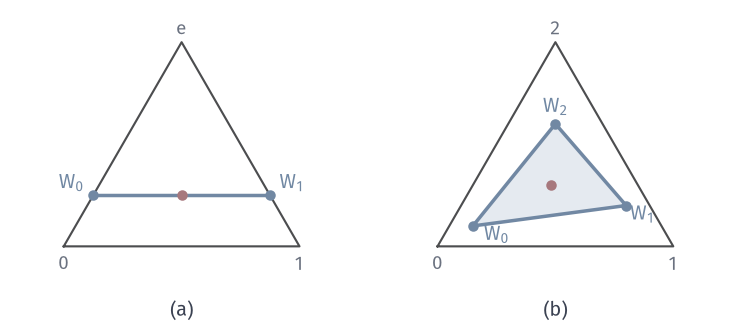

Write the Python code that produced this figure.
from pathlib import Path
import sys
HERE = Path(__file__).resolve().parent
sys.path.insert(0, str(HERE.parent/"dcc-common"))
from dcc_fig import *
# Output distributions reachable by choosing the input law: p_Y = q W is a convex combination of the rows of W.
# (a) BEC with eps = 0.25 drawn in the output simplex over {0, 1, e}: rows W_0, W_1 and the segment between them;
#     red dot = output law of the uniform input.
# (b) a three-input, three-output channel W3 (rows below): the reachable set is the triangle spanned by the rows;
#     red dot = output law of the uniform input.
W3 = np.array([[.8, .1, .1], [.1, .7, .2], [.2, .2, .6]])
V = np.array([[0, 0], [1, 0], [.5, np.sqrt(3)/2]])        # vertices: point masses on the three outputs
def bary(p): return np.asarray(p) @ V
fig, axs = figure(width_mm=104, height_mm=46, ncols=2)
panel(fig, left=.02, right=.98, top=.95, bottom=.14, wspace=.12)
for ax in axs:
    ax.set_aspect('equal'); ax.axis('off')
    tri = np.vstack([V, V[:1]]); ax.plot(tri[:, 0], tri[:, 1], color=STROKE, lw=.85)
    ax.set_xlim(-.12, 1.12); ax.set_ylim(-.14, .98)
Wb = bec(BEC_E)[:, [0, 2, 1]]                              # columns (0, 1, e): erasure at the top vertex
a, b = bary(Wb[0]), bary(Wb[1])
ax = axs[0]
ax.plot([a[0], b[0]], [a[1], b[1]], color=BLUE, lw=1.4)
for P, s, ha in ((a, r'$W_0$', 'right'), (b, r'$W_1$', 'left')):
    dot(ax, *P, color=BLUE); lab(ax, P[0]+(-.04 if ha == 'right' else .04), P[1]+.03, s, BLUE, ha=ha, fontsize=8)
m = bary(.5*Wb[0]+.5*Wb[1]); dot(ax, *m)
for P, s, dy in ((V[0], r'$0$', -.1), (V[1], r'$1$', -.1), (V[2], r'$\mathrm{e}$', .03)):
    lab(ax, P[0], P[1]+dy, s, MUTED, ha='center')
ax = axs[1]
R = np.array([bary(w) for w in W3]); poly = np.vstack([R, R[:1]])
ax.fill(poly[:, 0], poly[:, 1], color=BLUE_FILL, lw=0); ax.plot(poly[:, 0], poly[:, 1], color=BLUE, lw=1.4)
off = [(.1, -.06), (.07, -.06), (.0, .05)]
for k, P in enumerate(R):
    dot(ax, *P, color=BLUE)
    lab(ax, P[0]+off[k][0], P[1]+off[k][1], r'$W_%d$' % k, BLUE, ha='center', fontsize=8)
qm = np.ones(3)/3; m = bary(qm @ W3); dot(ax, *m)
for P, s, dy in ((V[0], r'$0$', -.1), (V[1], r'$1$', -.1), (V[2], r'$2$', .03)):
    lab(ax, P[0], P[1]+dy, s, MUTED, ha='center')
tags(fig, axs)
save(fig, HERE, 'figure', {'bec_eps': BEC_E, 'W3': W3.tolist(), 'uniform_output_W3': (qm @ W3).tolist()})
